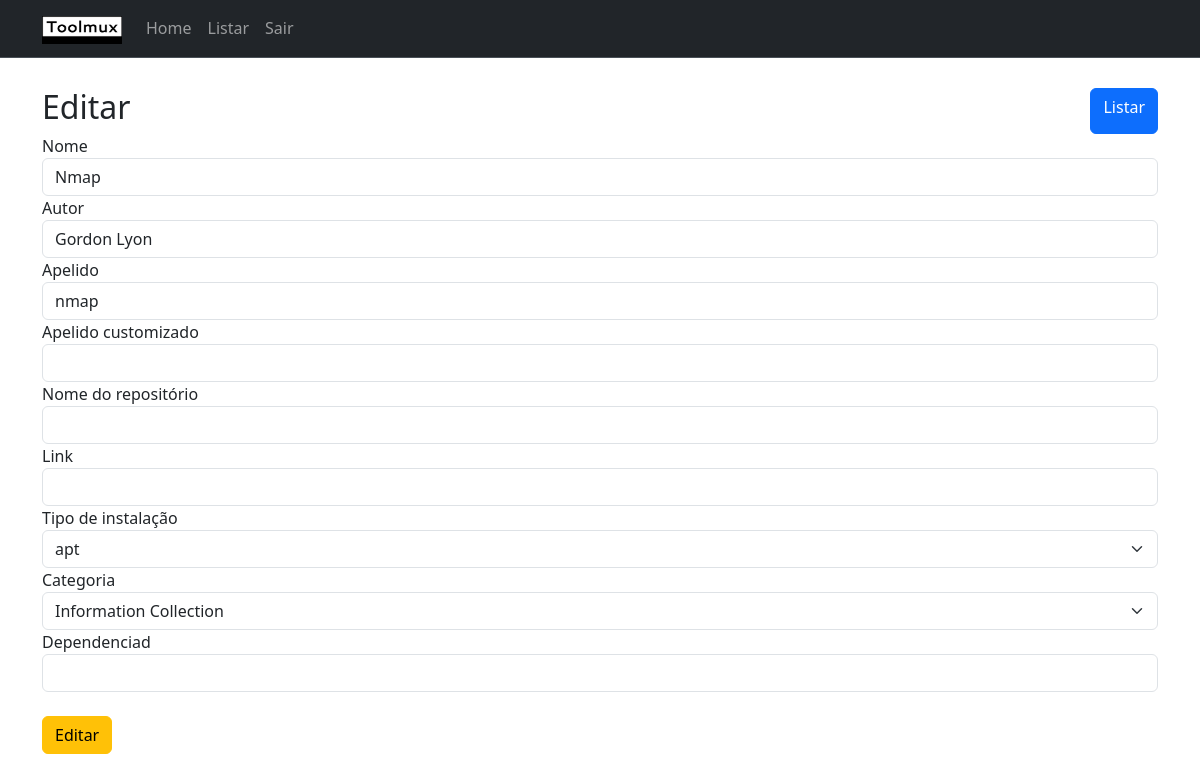
/editar/1/, run on an earlier commit of the app's database.
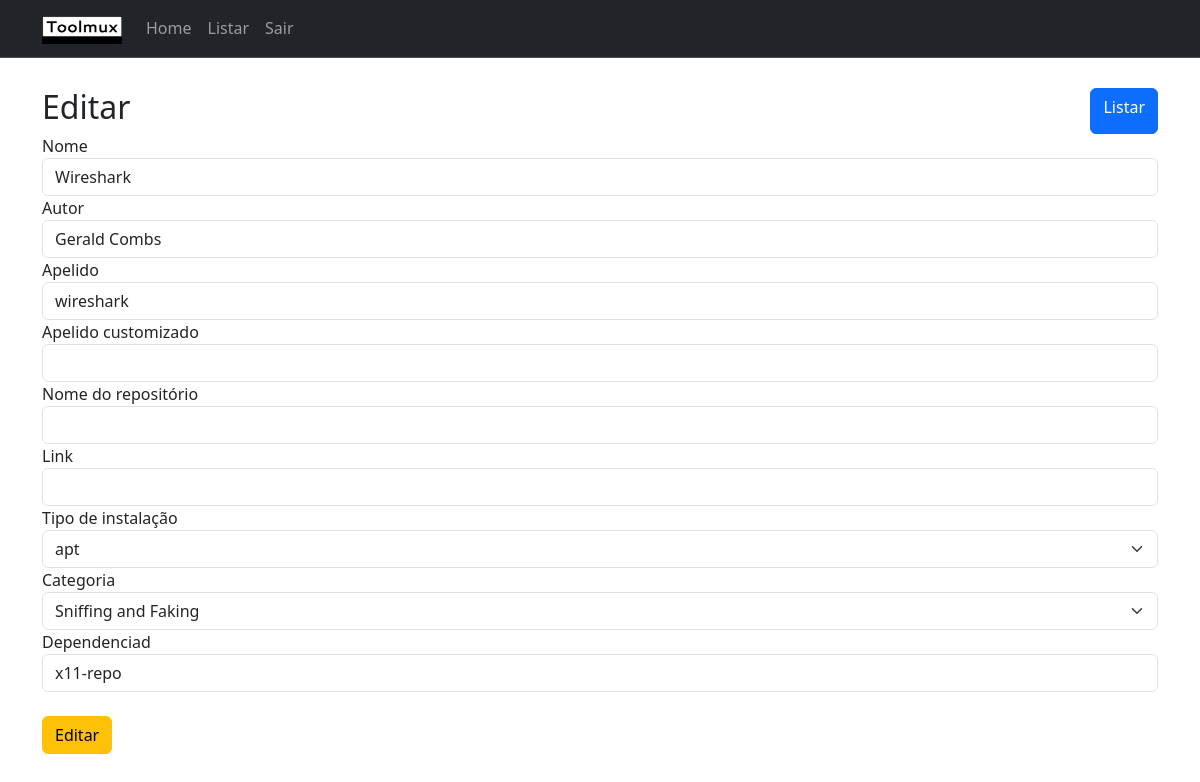
And on a later commit of the database.
### app/models.py (models this page shows)
class Tool(db.Model):
    id = db.Column(db.Integer, primary_key=True)
    name = db.Column(db.String(120), nullable=False)
    author = db.Column(db.String(120), nullable=False)
    alias = db.Column(db.String(120), nullable=False)
    custom_alias = db.Column(db.String(), nullable=True)
    name_repository = db.Column(db.String(), nullable=True)
    link = db.Column(db.String(), nullable=True)
    type_install = db.Column(db.String(), nullable=False)
    category = db.Column(db.String(), nullable=False)
    dependencies = db.Column(db.String(), nullable=True)
    created = db.Column(db.DateTime, default=datetime.utcnow)
    modified = db.Column(db.DateTime, default=datetime.utcnow)

### app/routes.py (the view, shortened to what this page needs)
@login_required
@app.route('/editar/<id>/', methods=['GET', 'POST'])
def editar(id):
    form = ToEditToolForm()
    tool = Tool.query.filter_by(id=id).first()
    if tool is None:
        flash('Ferramenta não existe')
        return redirect(url_for('listar'))
    if request.method == 'GET':
        form.name.data = tool.name
        form.author.data = tool.author
        form.alias.data = tool.alias
        form.custom_alias.data = tool.custom_alias
        form.name_repository.data = tool.name_repository
        form.link.data = tool.link
        form.type_install.data = tool.type_install
        form.category.data = tool.category
        form.dependencies.data = tool.dependencies
    return render_template('edit.html', form=form, tool=tool, title='Editar')

### app/forms.py
class ToEditToolForm(FlaskForm):
    name = StringField('Nome', validators=[DataRequired()])
    author = StringField('Autor', validators=[DataRequired()])
    alias = StringField('Apelido', validators=[DataRequired()])
    custom_alias = StringField('Apelido customizado')
    name_repository = StringField('Nome do repositório')
    link = StringField('Link')
    type_install = SelectField('Tipo de instalação',
        choices=types_install,
        id="type_install",
        default="apt",
        validators=[DataRequired()]
    )
    category = SelectField('Categoria',
        choices=categories,
        id="category", default="Extra",
        validators=[DataRequired()]
    )
    dependencies = StringField('Dependenciad')
    submit = SubmitField('Editar')

### app/templates/edit.html (shortened to what this page needs)
{% extends 'base.html' %}
{% block content %}
<div class="d-flex justify-content-between">
    <h2>{{ title }}</h2>
    <a class="btn btn-primary" href="{{ url_for('listar') }}" role="button">Listar</a>
</div>
<form action="" method="POST">
    {{ form.name.label }}<br>
    {{ form.name(class="form-control") }}
    {{ form.author.label }}<br>
    {{ form.author(class="form-control") }}
    {{ form.alias.label }}<br>
    {{ form.alias(class="form-control") }}
    {{ form.custom_alias.label }}<br>
    {{ form.custom_alias(class="form-control") }}
    {{ form.name_repository.label }}<br>
    {{ form.name_repository(class="form-control") }}
    {{ form.link.label }}<br>
    {{ form.link(class="form-control") }}
    {{ form.type_install.label }}<br>
    {{ form.type_install(class="form-select") }}
    {{ form.category.label }}<br>
    {{ form.category(class="form-select") }}
    {{ form.dependencies.label }}<br>
    {{ form.dependencies(class="form-control") }}<br>
    {{ form.submit(class="btn btn-warning") }}
</form>
{% endblock %}

What changed in the data, as far as the page shows it:
changed Tool "apt": name "Nmap" → "Wireshark"; author "Gordon Lyon" → "Gerald Combs"; alias "nmap" → "wireshark"; category "Information Collection" → "Sniffing and Faking"; dependencies (not shown) → "x11-repo"
